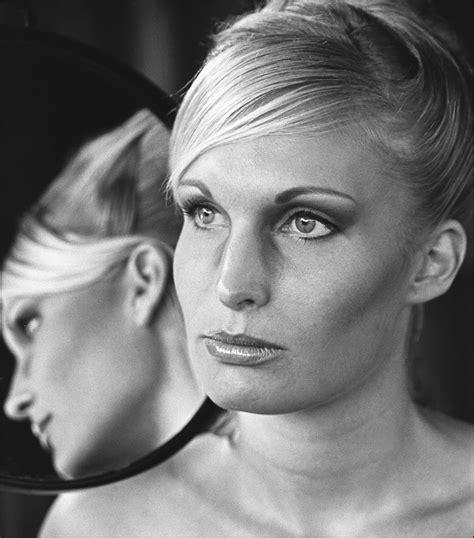
#> input picture 4_DatasetAnnotation/Papers/GenderClassification/(HuggingFace Model) gender-classification-Hugging Face_files/female.jpg, 474 x 538 px
$ python -i RandomForest_SkinTone_Training.py   (imports and definitions only)
#> lines starting #> are read from the running program, lines starting #| are printed output that depends on the picture; after the words box and inside, x2 and y2 are one past the last pixel; in counts of white or black regions, pixels touching at a corner belong together
#> further down, picture is the input picture: shape (538, 474, 3); min 0, max 255, mean 118.9
##############################################################
#  RANDOM FOREST MST CLASSIFIER (SINGLE FILE, EXTENDED)
#  - Subject-level stratified split (same as VGG16 pipeline)
#  - Paper-spec feature extractor (RGB + Y + V + L, default 256 bins)
#  - Configurable bins for ablation (32, 64, 128, 256, ...)
#  - Dual modes:
#       * Classification (RandomForestClassifier)
#       * Regression (RandomForestRegressor)
#  - Optional hyperparameter tuning via RandomizedSearchCV
#    * NOW USING GroupKFold (person-level CV, no identity leakage)
#  - Outputs:
#       * CLF: ACC, Off-by-one ACC, MSE
#       * REG: RMSE, ACC (±0.5), rounded bin ACC, off-by-one bin ACC
#  - Auto-named model files with metrics + timestamp
##############################################################

import argparse
from pathlib import Path
from collections import Counter
from datetime import datetime

import numpy as np
import pandas as pd
from tqdm import tqdm
import cv2

from sklearn.model_selection import train_test_split, RandomizedSearchCV, GroupKFold
from sklearn.ensemble import RandomForestClassifier, RandomForestRegressor
from sklearn.metrics import accuracy_score, mean_squared_error

from sklearn.experimental import enable_halving_search_cv
from sklearn.model_selection import HalvingRandomSearchCV

import joblib
import json


##############################################################
# 0. REPRODUCIBILITY
##############################################################

# [4 lines left out: function set_seed, not called in this run]

# [1 line not run here, left out]

# [130 lines left out: functions save_split_json, subject_stratified_split, not called in this run]


##############################################################
# 2. FEATURE EXTRACTOR (PAPER SPEC + CONFIGURABLE BINS)
##############################################################

def extract_hist_features(image_bgr, bins=256):
    """
    Compute concatenated histograms:
      - RGB (3 channels)
      - Y (YCbCr)
      - V (HSV)
      - L (Lab)
    Each with `bins` bins → total feature dim = 6 * bins.

    A binary mask is generated to exclude near-black background
    pixels (common in segmented face images where the non-skin
    region is zero-filled).  Only pixels whose maximum BGR
    channel value exceeds `bg_threshold` contribute to the
    histograms.  This prevents the large (0,0,0) background
    from dominating the feature vector after L1 normalisation.
    """
#> called with bins = 256
    BG_THRESHOLD = 10          # max(B,G,R) must exceed this

    if image_bgr.dtype != np.uint8:
        image_bgr = (image_bgr * 255).astype(np.uint8)

    # ----------------------------------------------------------
    # Build foreground mask: exclude near-black background pixels
    # ----------------------------------------------------------
    max_channel = np.max(image_bgr, axis=2)            # (H, W)
    mask = (max_channel > BG_THRESHOLD).astype(np.uint8) * 255
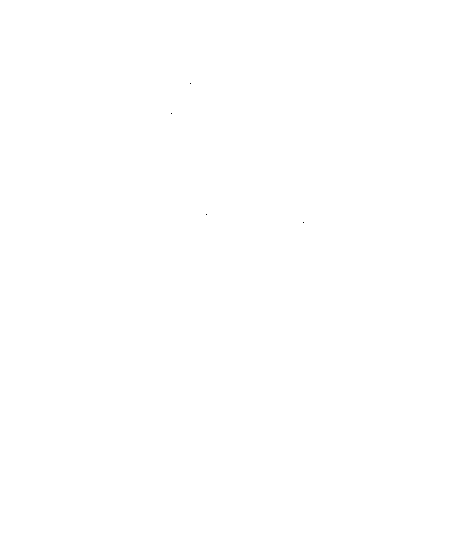
#> mask: shape (538, 474); 100% white; black in thin lines or dots, all inside (x1, y1, x2, y2) = (171, 83, 304, 223)

    skin_px = cv2.countNonZero(mask)
#> skin_px = 255008
    if skin_px == 0:
        # Fallback: if the entire image is black, return zeros
        return np.zeros(6 * bins, dtype=np.float32)

    img_rgb = cv2.cvtColor(image_bgr, cv2.COLOR_BGR2RGB)
    img_ycc = cv2.cvtColor(image_bgr, cv2.COLOR_BGR2YCrCb)
#> img_ycc: shape (538, 474, 3); mean of channels 0, 1, 2 118.9, 128, 128
    img_hsv = cv2.cvtColor(image_bgr, cv2.COLOR_BGR2HSV)
#> img_hsv: shape (538, 474, 3); mean H, S, V 0, 0, 118.9
    img_lab = cv2.cvtColor(image_bgr, cv2.COLOR_BGR2Lab)
#> img_lab: shape (538, 474, 3); mean of channels 0, 1, 2 123.9, 128, 128

    hists = []

    # 3 × RGB
    for i in range(3):
        h = cv2.calcHist([img_rgb], [i], mask, [bins], [0, 256]).flatten()
        hists.append(h)
#> after the loop, hists = 3 items

    # Y
    hists.append(
        cv2.calcHist([img_ycc], [0], mask, [bins], [0, 256]).flatten()
    )

    # V
    hists.append(
        cv2.calcHist([img_hsv], [2], mask, [bins], [0, 256]).flatten()
    )

    # L
    hists.append(
        cv2.calcHist([img_lab], [0], mask, [bins], [0, 256]).flatten()
    )

    feat = np.concatenate(hists).astype(np.float32)
#> feat = 1536 values, max 7182 at index 24, min 0 at index 0, mean 996.1
    feat /= (feat.sum() + 1e-8)
#> feat = 1536 values, max 0.00469 at index 24, min 0 at index 0, mean 0.000651

    return feat


##############################################################
# 3. BUILD FULL DATASET (TRAIN OR VAL)
##############################################################

# [383 lines left out: functions build_dataset, off_by_one_accuracy, hyperparam_search_clf, hyperparam_search_reg, train_rf, parse_max_depth and 2 more, not called in this run]


# [2 lines not run here, left out]

# python RandomForest_SkinTone_Training.py --model-out "" --csv-path "" --image-dir "" --val-ratio 0.35 --n_estimators=300 --n_jobs=-1 --class-weight=none

>>> import cv2
>>> picture = cv2.imread('../Papers/GenderClassification/(HuggingFace Model) gender-classification-Hugging Face_files/female.jpg')
>>> result = extract_hist_features(picture)
#> result has the same summary as feat in extract_hist_features
